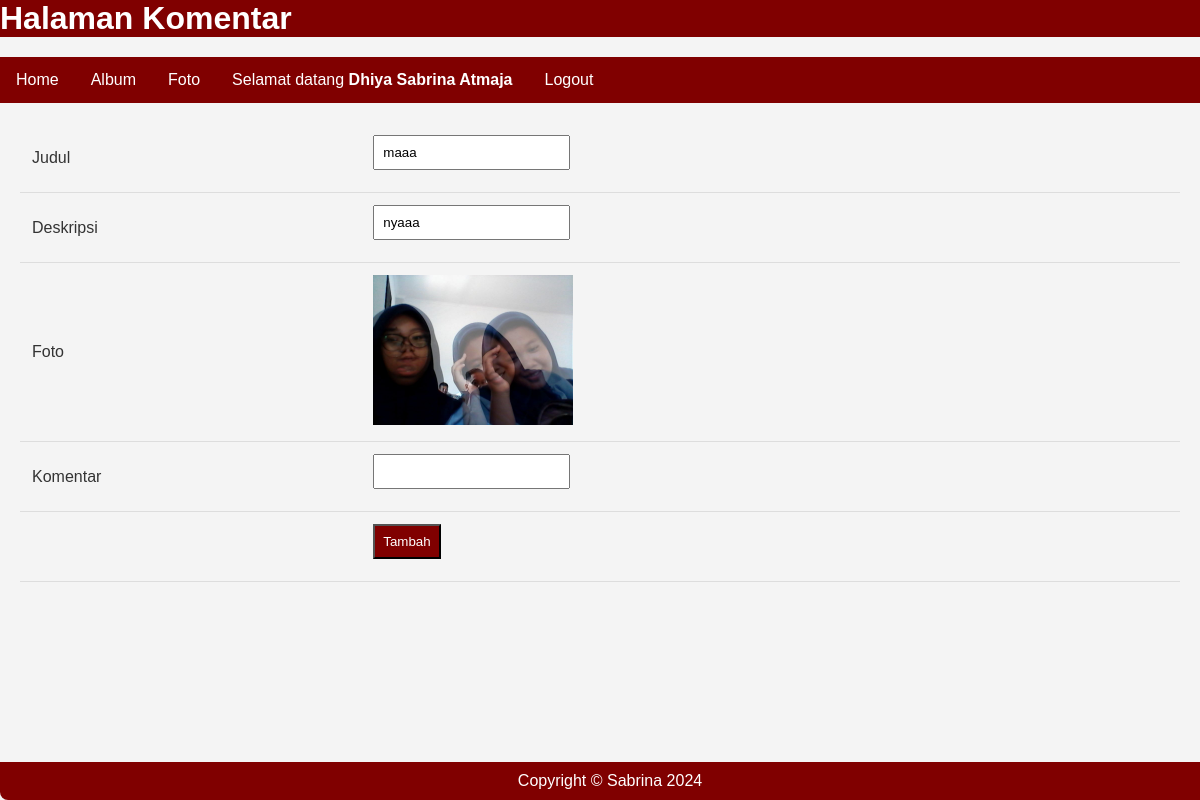
/komentar.php?fotoid=15 (signed in), run on the app's committed database.
### tables this page shows
CREATE TABLE `foto` (
  `fotoid` int(11) NOT NULL,
  `judulfoto` varchar(255) NOT NULL,
  `deskripsifoto` text NOT NULL,
  `tanggalunggah` date NOT NULL,
  `lokasifile` varchar(255) NOT NULL,
  `albumid` int(11) NOT NULL,
  `userid` int(11) NOT NULL
);

### komentar.php (the view, shortened to what this page needs)
<!DOCTYPE html>
<html lang="en">
<head>
</head>
<body>
    <h1>Halaman Komentar</h1>
    <ul>
        <li><a href="index.php">Home</a></li>
        <li><a href="album.php">Album</a></li>
        <li><a href="foto.php">Foto</a></li>
        <li><a>Selamat datang <b><?=$_SESSION['namalengkap']?></b>
        <li><a href="logout.php">Logout</a></li>
    </ul>
    <form action="tambah_komentar.php" method="post">
        <?php
            include "koneksi.php";
            $fotoid=$_GET['fotoid'];
            $sql=mysqli_query($conn,"SELECT * FROM foto WHERE fotoid='$fotoid'");
            while($data=mysqli_fetch_array($sql)){
        ?>
        <table>
            <tr>
                <td>Judul</td>
                <td><input type="text" name="judulfoto" value="<?=$data['judulfoto']?>"></td>
            </tr>
            <tr>
                <td>Deskripsi</td>
                <td><input type="text" name="deskripsifoto" value="<?=$data['deskripsifoto']?>"></td>
            </tr>
            <tr>
                <td>Foto</td>
                <td><img src="gambar/<?=$data['lokasifile']?>" width="200px"></td>
            </tr>
            <tr>
                <td>Komentar</td>
                <td><input type="text" name="isikomentar"></td>
            </tr>
            <tr>
                <td></td>
                <td><input type="submit" value="Tambah"></td>
            </tr>
        </table>
        <?php
            }
        ?>
    </form>
</body>
<footer>Copyright © Sabrina 2024 </footer>
</html>

### komentar.php (style rules this page uses)
body { font-family: Arial, sans-serif; margin: 0; padding: 0; background-color: #f4f4f4; color: #333; }
h1 { list-style-type: none; margin: 0; padding: 0; overflow: hidden; color: white; background-color: #800000 }
ul { list-style-type: none; padding: 0; margin: 20px 0; background-color: #800000; overflow: hidden; }
li { float: left; }
li a { display: block; color: white; text-align: center; padding: 14px 16px; text-decoration: none; }
form { margin: 20px; }
table { width: 100%; border-collapse: collapse; margin-top: 20px; }
th, td { padding: 12px; text-align: left; border-bottom: 1px solid #ddd; }
input[type="text"], input[type="submit"] { padding: 8px; margin-bottom: 10px; }
input[type="submit"] { background-color: #800000; color: white; cursor: pointer; }
img { max-width: 100%; height: auto; }
footer { background-color: #800000; color: white; padding: 10px; text-align: center; border-radius: 0 0 8px 8px; position: fixed; bottom: 0; width: 100%; }

### data on the page
foto: judulfoto "maaa", deskripsifoto "nyaaa", lokasifile (picture)

### other printed values
$_SESSION['namalengkap'] "Dhiya Sabrina Atmaja"
